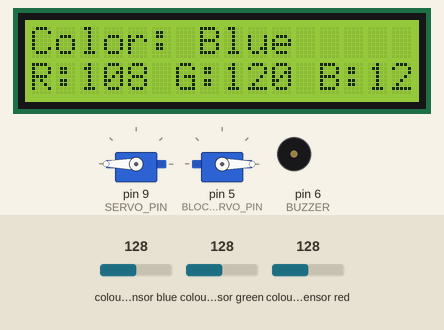
The sketch below on a simulated Arduino Uno, built with avr-gcc and run on an emulated ATmega328P. On the bench: 16×2 character LCD, 2 × servo, buzzer (waves = sounding). The test bench sets the inputs (shaded band); at power-on: colour sensor green 128, colour sensor blue 128, colour sensor red 128. The modem accepts every AT command (registered, SIM ready, sends succeed) and sends nothing else; what the sketch prints to the serial monitor is not drawn.

Above: at 2.7 s.
2.8 s: colour sensor green set to 137
At 3.5 s:
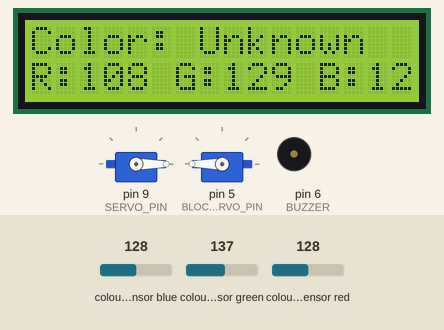
4.3 s: colour sensor blue set to 117
5.8 s: colour sensor blue set to 109
At 7.2 s:
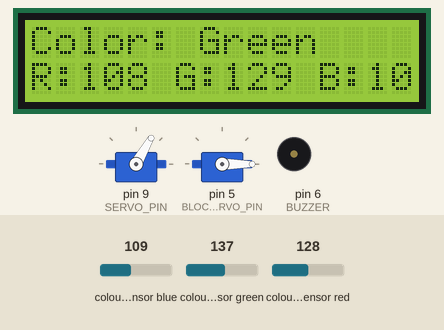
8.2 s: colour sensor red set to 137
At 8.7 s:
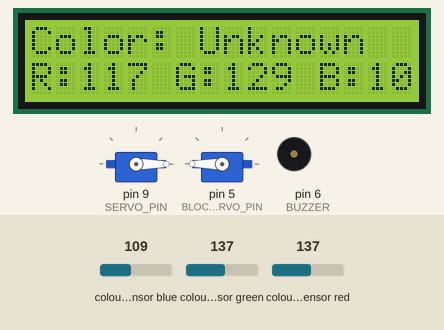
9.8 s: colour sensor red set to 191
At 11.7 s:
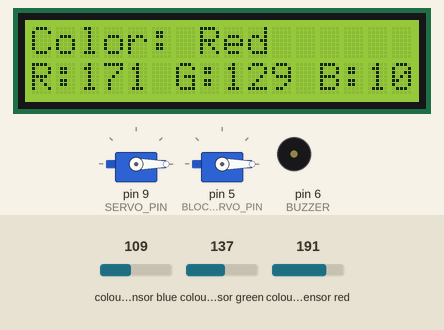
12.0 s: colour sensor blue set to 191
At 14.2 s:
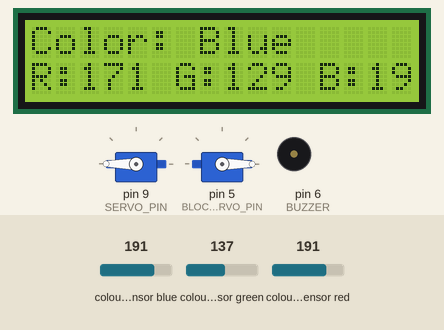
Timing chart, 0 to 15.7 s (numbered marks = the images above; inputs shaded):
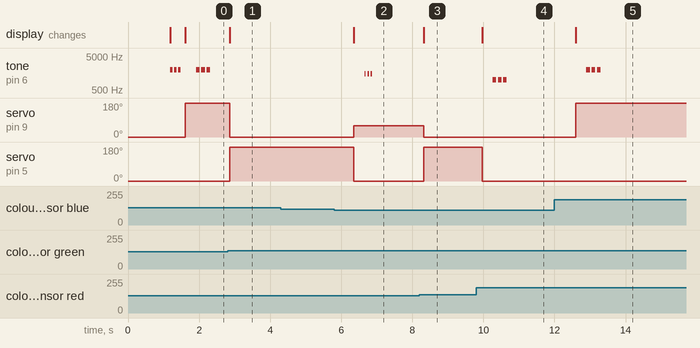

The sketch:

Final_Project_Source_Code.ino
```cpp
#include <Wire.h>
#include <Adafruit_TCS34725.h>
#include <LiquidCrystal_I2C.h>
#include <Servo.h>
#include <SoftwareSerial.h>

// Pin definitions
#define BUZZER 6       // Buzzer pin
#define SERVO_PIN 9    // First servo pin (color indicator)
#define BLOCKER_SERVO_PIN 5 // Second servo pin (blocker)
#define BT_TX 2        // Arduino TX -> HC-05 RX
#define BT_RX 3        // Arduino RX -> HC-05 TX (via voltage divider)

// Initialize components
Adafruit_TCS34725 tcs = Adafruit_TCS34725(TCS34725_INTEGRATIONTIME_101MS, TCS34725_GAIN_60X);
LiquidCrystal_I2C lcd(0x27, 16, 2);
Servo colorServo;      // First servo for color indication
Servo blockerServo;    // Second servo for blocking mechanism
SoftwareSerial BT(BT_RX, BT_TX);

// Variables
String lastColor = "";
const int R_OFFSET = 20;
const int G_OFFSET = 8;
const int B_OFFSET = 0;
bool btConnected = false;
unsigned long lastBtAttempt = 0;
const unsigned long BT_RETRY_INTERVAL = 5000; // 5 seconds

void setup() {
  Serial.begin(9600);
  BT.begin(38400);  // HC-05 default baud rate

  // Initialize color sensor
  if (!tcs.begin()) {
    Serial.println(" Color sensor error!");
    while(1);
  }

  // Initialize LCD
  lcd.init();
  lcd.backlight();
  lcd.print("Initializing...");

  // Initialize outputs
  pinMode(BUZZER, OUTPUT);
  colorServo.attach(SERVO_PIN);
  blockerServo.attach(BLOCKER_SERVO_PIN);
  colorServo.write(0);
  blockerServo.write(0); // Start with blocker open

  // Initial Bluetooth connection check
  checkBluetoothConnection();
}

void loop() {
  // Read color values
  float red, green, blue;
  tcs.getRGB(&red, &green, &blue);

  // Normalize and calibrate
  int R = constrain(int(red) - R_OFFSET, 0, 255);
  int G = constrain(int(green) - G_OFFSET, 0, 255);
  int B = constrain(int(blue) - B_OFFSET, 0, 255);

  // Noise filtering
  R = (R < 10) ? 0 : R;
  G = (G < 10) ? 0 : G;
  B = (B < 10) ? 0 : B;

  // Identify color
  String color = identifyColor(R, G, B);

  // Update only when color changes
  if (color != lastColor) {
    updateDisplay(R, G, B, color);
    controlOutputs(color);
    if (btConnected) {
      sendBluetoothData(R, G, B, color);
    }
    lastColor = color;
  }

  // Periodically check Bluetooth connection
  if (millis() - lastBtAttempt > BT_RETRY_INTERVAL) {
    checkBluetoothConnection();
    lastBtAttempt = millis();
  }

  delay(100);
}

String identifyColor(int R, int G, int B) {
  if ((R - G > 40) && (R - B > 40)) return "Red";
  if ((G - B > 15) && (G - R > 15)) return "Green";
  if ((B - G > 3) && (B - R > 2)) return "Blue";
  return "Unknown";
}

void updateDisplay(int R, int G, int B, String color) {
  lcd.clear();
  lcd.setCursor(0, 0);
  lcd.print("Color: " + color);
  lcd.setCursor(0, 1);
  lcd.print("R:" + String(R) + " G:" + String(G) + " B:" + String(B));
  if (!btConnected) {
    lcd.print(" BT:Off");
  }

  Serial.print("R:"); Serial.print(R);
  Serial.print(" G:"); Serial.print(G);
  Serial.print(" B:"); Serial.print(B);
  Serial.print(" Color:"); Serial.println(color);
}

void controlOutputs(String color) {
  if (color == "Red") {
    colorServo.write(0);
    blockerServo.write(0); // Close blocker
    delay(300);
    beepBuzzer(1000, 300);
  }
  else if (color == "Green") {
    colorServo.write(60);
    blockerServo.write(0); // Close blocker
    delay(300);
    beepBuzzer(1500, 120);
  }
  else if (color == "Blue") {
    colorServo.write(180);
    blockerServo.write(0); // Close blocker
    delay(300);
    beepBuzzer(2000, 300);
  }
  else {
    colorServo.write(0);
    blockerServo.write(180); // Open blocker for unknown colors
    noTone(BUZZER);
    delay(100);
  }
}

void beepBuzzer(int freq, int duration) {
  for (int i = 0; i < 3; i++) {
    tone(BUZZER, freq, duration/3);
    delay(duration/3 + 50);
  }
}

void sendBluetoothData(int R, int G, int B, String color) {
  String data = color + "|" + String(R) + "," + String(G) + "," + String(B);
  BT.println(data);
}

void checkBluetoothConnection() {
  BT.println("AT");
  delay(100);

  if (BT.available()) {
    String response = BT.readString();
    if (response.indexOf("OK") != -1) {
      if (!btConnected) {
        btConnected = true;
        lcd.setCursor(10, 1);
        lcd.print("BT:On ");
        Serial.println("Bluetooth connected!");
        beepBuzzer(2000, 200);
      }
    } else {
      btConnected = false;
    }
  } else {
    btConnected = false;
  }
}
```

Measured:
- the behaviour switches between 132 and 133 on colour sensor green (found by bisection; images 0 and 1)
- the behaviour switches between 114 and 113 on colour sensor blue (found by bisection; images 1 and 2)
- the behaviour switches between 133 and 134 on colour sensor red (found by bisection; images 2 and 3)
- after the input at 2.8 s, servo on pin 9 (SERVO_PIN): 180° → 0° after 0.06 s; servo on pin 5 (BLOCKER_SERVO_PIN): 0° → 180° after 0.06 s; the display: changes after 0.06 s (image 1)
- after the input at 4.3 s, every drawn part: stays the same
- after the input at 5.8 s, tone on pin 6 (BUZZER): alternates 1500 Hz for 0.04 s and silent for 0.05 s, 6 changes in all, then stays silent, starting after 0.86 s; servo on pin 9 (SERVO_PIN): 0° → 60° after 0.56 s; servo on pin 5 (BLOCKER_SERVO_PIN): 180° → 0° after 0.56 s; the display: changes after 0.56 s (image 2)
- after the input at 8.2 s, servo on pin 9 (SERVO_PIN): 60° → 0° after 0.12 s; servo on pin 5 (BLOCKER_SERVO_PIN): 0° → 180° after 0.12 s; the display: changes after 0.12 s (image 3)
- after the input at 9.8 s, tone on pin 6 (BUZZER): alternates 1000 Hz for 0.10 s and silent for 0.05 s, 6 changes in all, then stays silent, starting after 0.46 s; servo on pin 5 (BLOCKER_SERVO_PIN): 180° → 0° after 0.16 s; the display: changes after 0.16 s (image 4)
- after the input at 12.0 s, tone on pin 6 (BUZZER): alternates 2000 Hz for 0.10 s and silent for 0.05 s, 6 changes in all, then stays silent, starting after 0.90 s; servo on pin 9 (SERVO_PIN): 0° → 180° after 0.60 s; the display: changes after 0.60 s (image 5)
